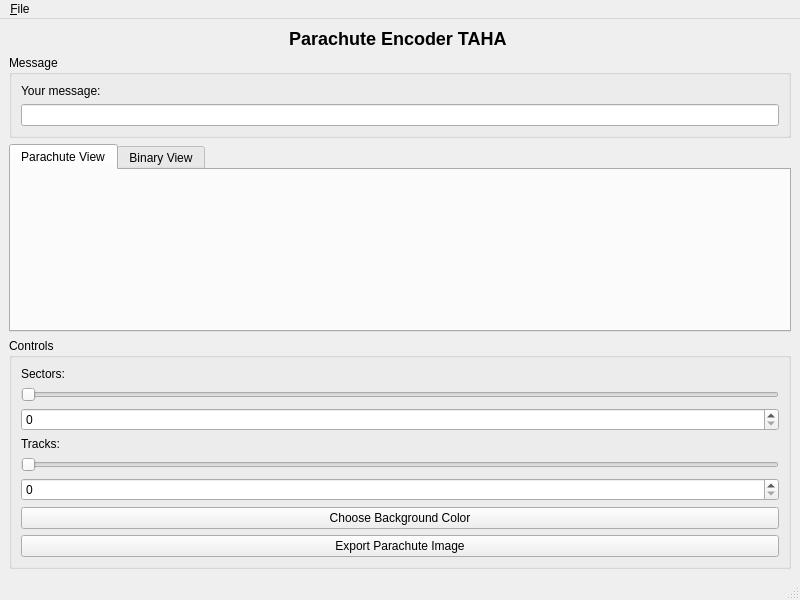
<?xml version="1.0" encoding="UTF-8"?>
<ui version="4.0">
 <class>MainWindow</class>
 <widget class="QMainWindow" name="MainWindow">
  <property name="geometry">
   <rect>
    <x>0</x>
    <y>0</y>
    <width>800</width>
    <height>600</height>
   </rect>
  </property>
  <property name="windowTitle">
   <string>Parachute Encoder</string>
  </property>
  <widget class="QWidget" name="centralwidget">
   <layout class="QVBoxLayout" name="verticalLayout">
    <item>
     <widget class="QLabel" name="titleLabel">
      <property name="styleSheet">
       <string>font-size: 18px; font-weight: bold;</string>
      </property>
      <property name="text">
       <string>Parachute Encoder TAHA </string>
      </property>
      <property name="alignment">
       <set>Qt::AlignCenter</set>
      </property>
     </widget>
    </item>
    <item>
     <widget class="QGroupBox" name="messageBox">
      <property name="title">
       <string>Message</string>
      </property>
      <layout class="QVBoxLayout" name="verticalLayout_2">
       <item>
        <widget class="QLabel" name="labelMessage">
         <property name="text">
          <string>Your message:</string>
         </property>
        </widget>
       </item>
       <item>
        <widget class="QLineEdit" name="messageInput"/>
       </item>
      </layout>
     </widget>
    </item>
    <item>
     <widget class="QTabWidget" name="viewTabs">
      <property name="tabPosition">
       <enum>QTabWidget::North</enum>
      </property>
      <property name="currentIndex">
       <number>0</number>
      </property>
      <widget class="QWidget" name="parachuteViewTab">
       <attribute name="title">
        <string>Parachute View</string>
       </attribute>
      </widget>
      <widget class="QWidget" name="binaryViewTab">
       <attribute name="title">
        <string>Binary View</string>
       </attribute>
       <layout class="QVBoxLayout" name="verticalLayout_3"/>
      </widget>
     </widget>
    </item>
    <item>
     <widget class="QGroupBox" name="controlsBox">
      <property name="title">
       <string>Controls</string>
      </property>
      <layout class="QVBoxLayout" name="verticalLayout_4">
       <item>
        <widget class="QLabel" name="labelSectors">
         <property name="text">
          <string>Sectors:</string>
         </property>
        </widget>
       </item>
       <item>
        <widget class="QSlider" name="sliderSectors">
         <property name="orientation">
          <enum>Qt::Horizontal</enum>
         </property>
        </widget>
       </item>
       <item>
        <widget class="QSpinBox" name="spinSectors"/>
       </item>
       <item>
        <widget class="QLabel" name="labelTracks">
         <property name="text">
          <string>Tracks:</string>
         </property>
        </widget>
       </item>
       <item>
        <widget class="QSlider" name="sliderTracks">
         <property name="orientation">
          <enum>Qt::Horizontal</enum>
         </property>
        </widget>
       </item>
       <item>
        <widget class="QSpinBox" name="spinTracks"/>
       </item>
       <item>
        <widget class="QPushButton" name="colorButton">
         <property name="text">
          <string>Choose Background Color</string>
         </property>
        </widget>
       </item>
       <item>
        <widget class="QPushButton" name="exportButton">
         <property name="text">
          <string>Export Parachute Image</string>
         </property>
        </widget>
       </item>
      </layout>
     </widget>
    </item>
   </layout>
  </widget>
  <widget class="QMenuBar" name="menubar">
   <property name="geometry">
    <rect>
     <x>0</x>
     <y>0</y>
     <width>800</width>
     <height>24</height>
    </rect>
   </property>
   <widget class="QMenu" name="fileMenu">
    <property name="title">
     <string>&amp;File</string>
    </property>
    <addaction name="saveAction"/>
    <addaction name="openAction"/>
    <addaction name="exitAction"/>
   </widget>
   <addaction name="fileMenu"/>
  </widget>
  <widget class="QStatusBar" name="statusbar"/>
  <action name="saveAction">
   <property name="text">
    <string>&amp;Save</string>
   </property>
  </action>
  <action name="openAction">
   <property name="text">
    <string>&amp;Open</string>
   </property>
  </action>
  <action name="exitAction">
   <property name="text">
    <string>E&amp;xit</string>
   </property>
  </action>
 </widget>
 <resources/>
 <connections/>
</ui>
